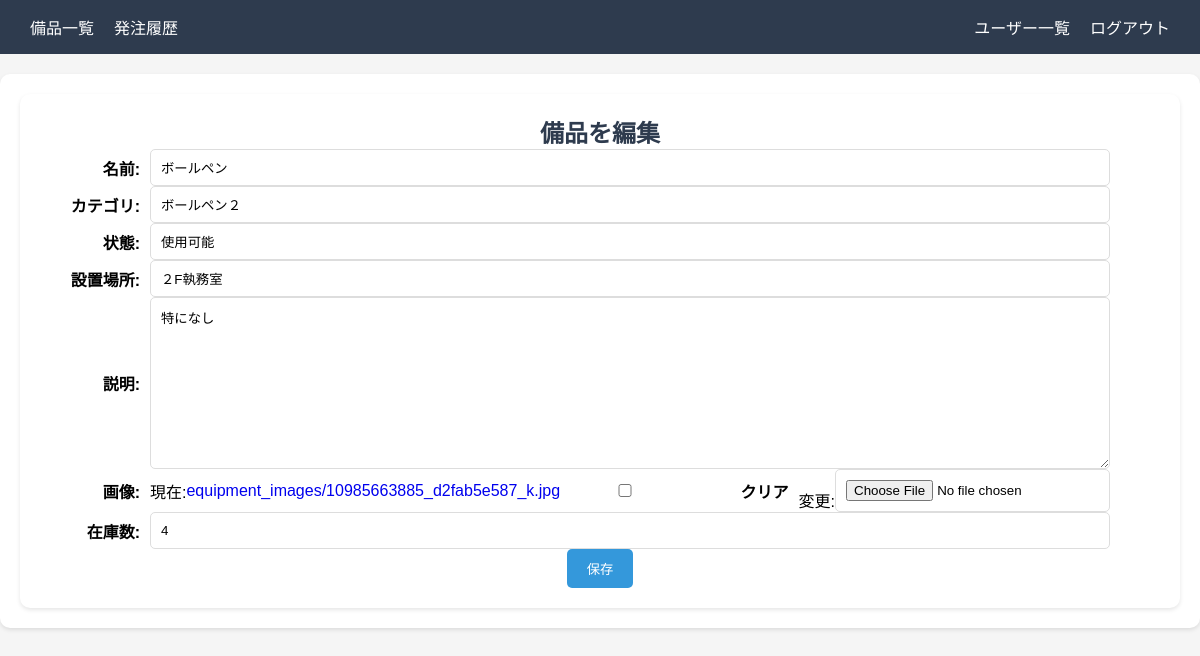
/equipment/1/edit/ (signed in), run on the app's committed database.
### equipment/models.py (models this page shows, shortened)
class Equipment(models.Model):
    name = models.CharField("名前", max_length=100)
    category = models.CharField("カテゴリ", max_length=100)
    status = models.CharField("状態", max_length=100)
    location = models.CharField("設置場所", max_length=100)
    description = models.TextField("説明")
    image = models.ImageField("画像", upload_to='equipment_images/', null=True, blank=True)
    quantity = models.PositiveIntegerField("在庫数", default=1)

### equipment/views.py (the view)
# urls.py: path('equipment/<int:pk>/edit/', views.edit_equipment, name='edit_equipment'),
@login_required
def edit_equipment(request, pk):
    equipment = get_object_or_404(Equipment, pk=pk)
    if request.method == "POST":
        form = EquipmentForm(request.POST, request.FILES, instance=equipment)
        if form.is_valid():
            form.save()
            return redirect('equipment_detail', pk=equipment.pk)  # リダイレクト先のURLパターンを確認
    else:
        form = EquipmentForm(instance=equipment)
    return render(request, 'equipment/edit_equipment.html', {'form': form, 'equipment': equipment})

### equipment/forms.py
class EquipmentForm(forms.ModelForm):
    class Meta:
        model = Equipment
        fields = ['name', 'category', 'status', 'location', 'description', 'image', 'quantity']
        labels = {
            'name': '名前',
            'category': 'カテゴリ',
            'status': '状態',
            'location': '設置場所',
            'description': '説明',
            'image': '画像',
            'quantity': '在庫数',
        }

### templates/equipment/edit_equipment.html (shortened to what this page needs)
{% extends 'base.html' %}
{% block content %}
<div class="form-container">
  <h1>備品を編集</h1>
  <form method="post" enctype="multipart/form-data">
    <div class="form-group">
      {{ form.name.label_tag }}
      {{ form.name }}
    </div>
    <div class="form-group">
      {{ form.category.label_tag }}
      {{ form.category }}
    </div>
    <div class="form-group">
      {{ form.status.label_tag }}
      {{ form.status }}
    </div>
    <div class="form-group">
      {{ form.location.label_tag }}
      {{ form.location }}
    </div>
    <div class="form-group">
      {{ form.description.label_tag }}
      {{ form.description }}
    </div>
    <div class="form-group">
      {{ form.image.label_tag }}
      {{ form.image }}
    </div>
    <div class="form-group">
      {{ form.quantity.label_tag }}
      {{ form.quantity }}
    </div>
    <button type="submit" class="btn">保存</button>
  </form>
</div>
{% endblock %}

### static/css/styles.css (style rules this page uses)
body, h1, ul, li, a { margin: 0; padding: 0; list-style: none; text-decoration: none; }
body { font-family: Arial, sans-serif; background-color: #f5f5f5; width: 100%; margin: 0; padding: 0; }
h1 { font-size: 24px; color: #2e3b4e; }
.btn { background-color: #3498db; color: white; border: none; padding: 10px 20px; border-radius: 5px; cursor: pointer; display: inline-block; text-align: center; }
.form-container { background-color: white; padding: 20px; border-radius: 10px; box-shadow: 0 2px 4px rgba(0, 0, 0, 0.1); }
.form-group { display: flex; align-items: center; margin-right: 50px; }
.form-group label { flex: 0 0 100px; margin-right: 10px; font-weight: bold; text-align: right; }
.form-group input, .form-group select, .form-group textarea { flex: 1; padding: 10px; border: 1px solid #ddd; border-radius: 5px; }
.form-group textarea { resize: vertical; }

### data on the page
Equipment: name "ボールペン", category "ボールペン２", status "使用可能", location "２F執務室", description "特になし", quantity "4"
